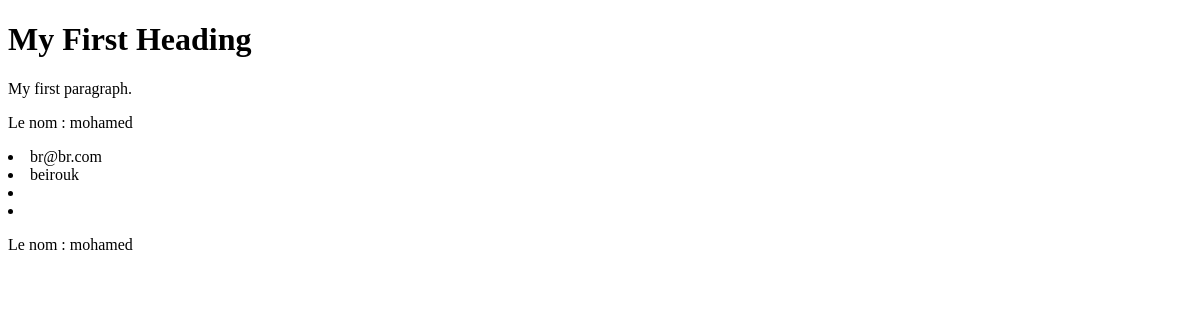
Page /html_page/ on the earlier database version.
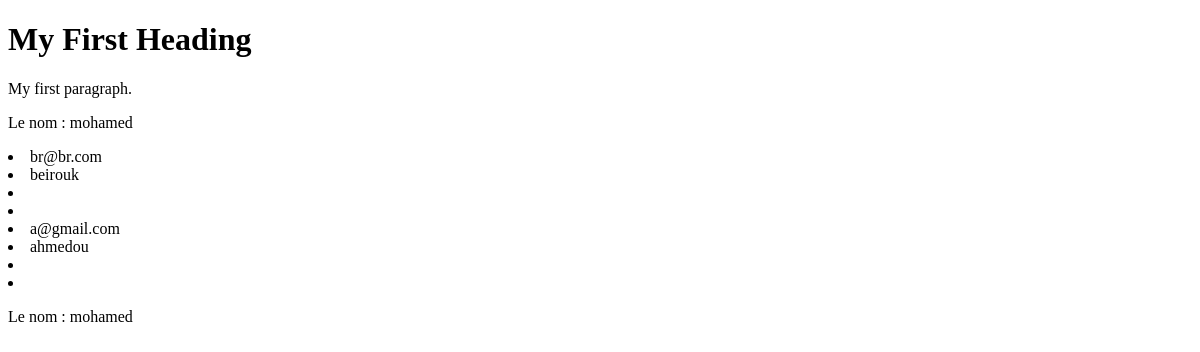
Same page on the later database version.
### iscae_app/models.py (models this page shows)
class CustomUser(AbstractUser):
    tel = models.IntegerField(unique=True , blank=False, null=False)
    email = models.EmailField(unique=True, blank=False, null=False)
    USERNAME_FIELD = 'email'
    REQUIRED_FIELDS = ['username' , 'tel']
    objects = UserManager() # Use the default UserManager or a custom one if needed

### iscae_app/views.py (the view)
# urls.py: path('html_page/',html_page),
def html_page(request):
    users = CustomUser.objects.all()
    return render(request,'index.html',context={"nom":"mohamed","users":users})

### templates/index.html
<!DOCTYPE html>
<html>
<body>
<h1>My First Heading</h1>
<p>My first paragraph.</p>
<p> Le nom : {{nom}} </p>
{% for item in users %}
            <li>{{ item.email }}</li>
            <li>{{ item.username }}</li>
            <li>{{ item.first_name }}</li>
            <li>{{ item.last_name }}</li>
{% endfor %}
<p> Le nom : {{nom}} </p>
</body>
</html>

Differences in the rows shown:
added CustomUser: email "a@gmail.com", username "ahmedou"
